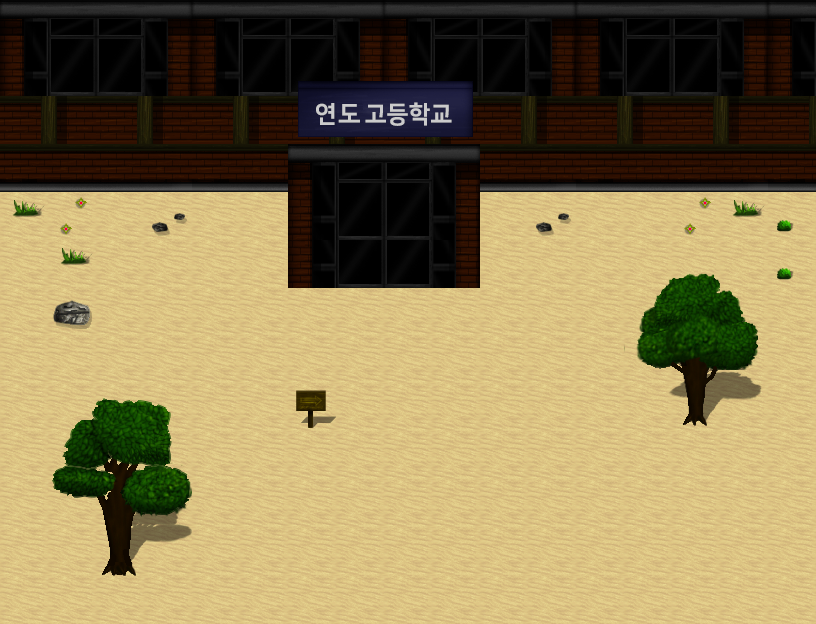

A level layout from a 2D game, rendered from its tile map. Below: a short description, then the map file with its tile-grid data intact:
An orthogonal 17x13 tile map with 48x48 px tiles, 3 tile layers (Tile Layer 1, Tile Layer 2, Tile Layer 3), 3 tilesets.

<map version="1.9" tiledversion="1.9.2" orientation="orthogonal" renderorder="right-down" width="17" height="13" tilewidth="48" tileheight="48" infinite="0" nextlayerid="4" nextobjectid="1">
 <tileset firstgid="1" source="TileSet B_A.tsx" />
 <tileset firstgid="193" source="TileSet B_B.tsx" />
 <tileset firstgid="449" source="TileSet B_C.tsx" />
 <layer id="1" name="Tile Layer 1" width="17" height="13">
  <data encoding="csv">
97,98,97,98,97,98,97,98,97,98,97,98,97,98,97,98,97,
113,114,113,114,113,114,113,114,113,114,113,114,113,114,113,114,113,
129,130,129,130,129,130,129,130,129,130,129,130,129,130,129,130,129,
97,98,97,98,97,98,97,98,97,98,97,98,97,98,97,98,97,
113,114,113,114,113,114,113,114,113,114,113,114,113,114,113,114,113,
129,130,129,130,129,130,129,130,129,130,129,130,129,130,129,130,129,
97,98,97,98,97,98,97,98,97,98,97,98,97,98,97,98,97,
113,114,113,114,113,114,113,114,113,114,113,114,113,114,113,114,113,
129,130,129,130,129,130,129,130,129,130,129,130,129,130,129,130,129,
97,98,97,98,97,98,97,98,97,98,97,98,97,98,97,98,97,
113,114,113,114,113,114,113,114,113,114,113,114,113,114,113,114,113,
129,130,129,130,129,130,129,130,129,130,129,130,129,130,129,130,129,
97,98,97,98,97,98,97,98,97,98,97,98,97,98,97,98,97
</data>
 </layer>
 <layer id="2" name="Tile Layer 2" width="17" height="13">
  <data encoding="csv">
489,490,491,492,489,490,491,492,489,490,491,492,489,490,491,492,489,
497,498,499,500,497,498,499,500,497,498,499,500,497,498,499,500,497,
465,466,467,468,465,466,467,468,465,466,467,468,465,466,467,468,465,
473,474,475,476,473,474,475,476,473,474,475,476,473,474,475,476,473,
247,264,0,392,0,0,0,0,0,0,0,392,0,0,264,247,328,
0,247,0,0,0,0,0,0,0,0,0,0,0,196,197,198,328,
0,423,0,0,0,0,0,0,0,0,0,0,0,212,213,214,0,
0,0,0,0,0,0,0,0,0,0,0,0,0,228,229,230,0,
0,193,194,195,0,0,217,0,0,0,0,0,0,244,245,246,0,
0,209,210,211,0,0,0,0,0,0,0,0,0,0,0,0,0,
0,225,226,227,0,0,0,0,0,0,0,0,0,0,0,0,0,
0,241,242,243,0,0,0,0,0,0,0,0,0,0,0,0,0,
0,0,0,0,0,0,0,0,0,0,0,0,0,0,0,0,0
</data>
 </layer>
 <layer id="3" name="Tile Layer 3" width="17" height="13">
  <data encoding="csv">
0,0,0,0,0,0,0,0,0,0,0,0,0,0,0,0,0,
0,0,0,0,0,0,477,478,479,480,0,0,0,0,0,0,0,
0,0,0,0,0,0,485,486,487,488,0,0,0,0,0,0,0,
0,0,0,0,0,0,489,490,491,492,0,0,0,0,0,0,0,
0,0,0,0,0,0,497,498,499,500,0,0,0,0,0,0,0,
0,0,0,0,0,0,497,498,499,500,0,0,0,0,0,0,0,
0,0,0,0,0,0,0,0,0,0,0,0,0,0,0,0,0,
0,0,0,0,0,0,0,0,0,0,0,0,0,0,0,0,0,
0,0,0,0,0,0,0,0,0,0,0,0,0,0,0,0,0,
0,0,0,0,0,0,0,0,0,0,0,0,0,0,0,0,0,
0,0,0,0,0,0,0,0,0,0,0,0,0,0,0,0,0,
0,0,0,0,0,0,0,0,0,0,0,0,0,0,0,0,0,
0,0,0,0,0,0,0,0,0,0,0,0,0,0,0,0,0
</data>
 </layer>
</map>
